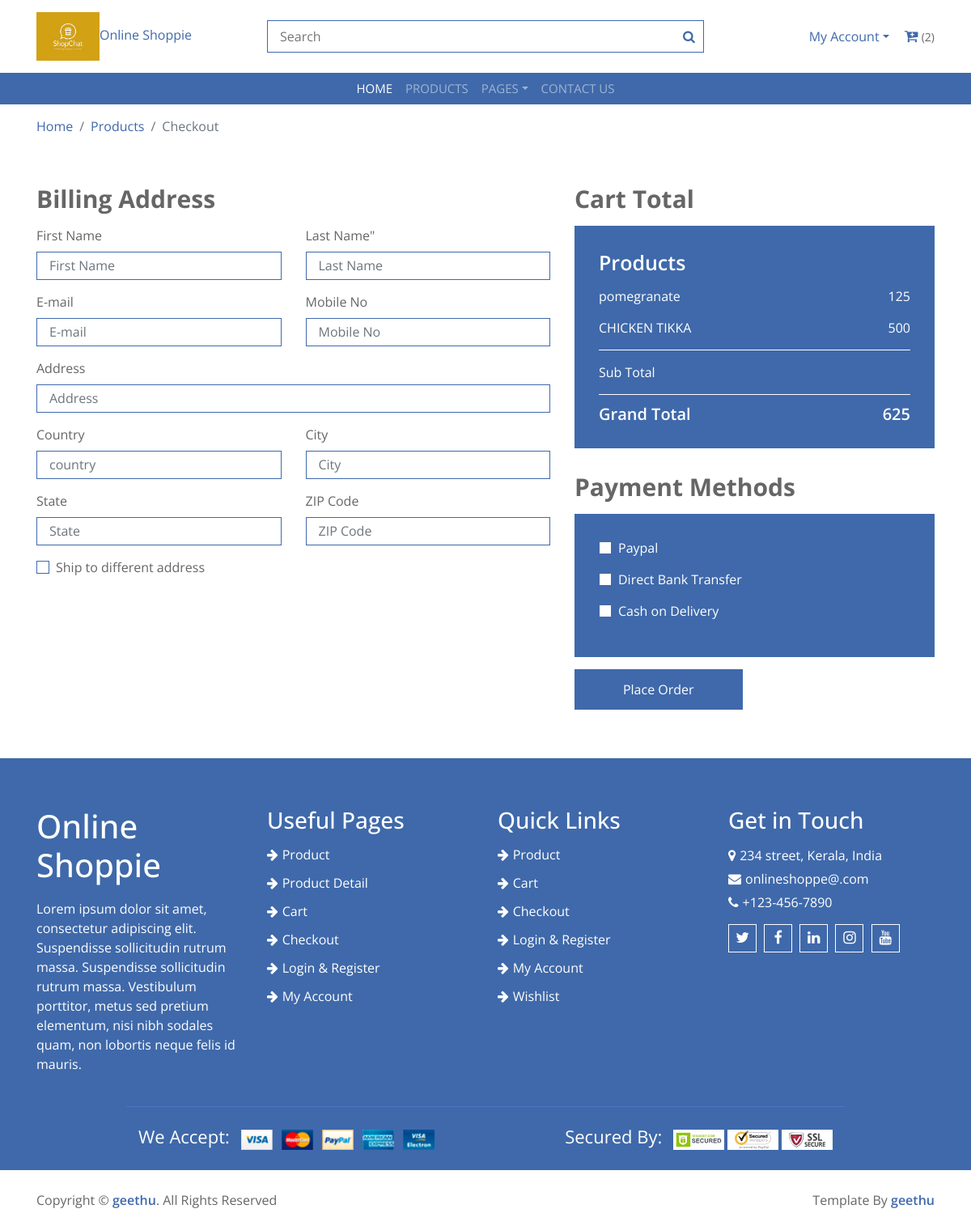
The page /cart_app/checkout/ (signed in) on the database its author committed.
### cart_app/models.py (models this page shows, shortened)
class CartItem(models.Model):
    user = models.ForeignKey(User, on_delete=models.CASCADE)
    product = models.ForeignKey(Product, on_delete=models.CASCADE)
    quantity = models.PositiveIntegerField(default=1)

### home_app/models.py (models this page shows, shortened)
class Product(models.Model):
    category=models.ForeignKey(Category,on_delete=models.CASCADE,default=True,null=False)
    name=models.CharField(max_length=250,unique=True)
    slug=models.SlugField(max_length=250,unique=True)
    img=models.ImageField(upload_to='products')
    desc=models.TextField()
    stock=models.IntegerField()
    available=models.BooleanField()
    price=models.IntegerField()
    class Meta:
        ordering=('-name',)

### cart_app/views.py (the view)
# urls.py: path('checkout/', views.checkout, name='checkout'),
def checkout(request):
    cart_items = CartItem.objects.filter(user=request.user)
    total_price = sum(item.product.price * item.quantity for item in cart_items)
    total_items = sum(item.quantity for item in cart_items)
    return render(request,'checkout.html',{'total_items':total_items,'total_price':total_price,'cart_items':cart_items})

### templates/checkout.html (shortened to what this page needs)
{% load static %}
<!DOCTYPE html>
<html lang="en">
<head>
    <link href="https://stackpath.bootstrapcdn.com/bootstrap/4.4.1/css/bootstrap.min.css" rel="stylesheet">
    <link href="https://stackpath.bootstrapcdn.com/font-awesome/4.7.0/css/font-awesome.min.css" rel="stylesheet">
    <link href="{% static 'lib/slick/slick.css' %}" rel="stylesheet">
    <link href="{% static 'lib/slick/slick-theme.css' %}" rel="stylesheet">
    <link href="{% static 'css/style.css' %}" rel="stylesheet">
</head>
<body>
<div class="top-header">
    <div class="container">
        <div class="row align-items-center">
            <div class="col-md-3">
                <div class="logo">
                    <a href="" class="text-center">
                        <img src="{% static 'img/logo.jpg' %}" alt="Logo">Online Shoppie
                    </a>
                </div>
            </div>
            <div class="col-md-6">
                <div class="search">
                    <input type="text" placeholder="Search">
                    <button><i class="fa fa-search"></i></button>
                </div>
            </div>
            <div class="col-md-3">
                <div class="user">
                    <div class="dropdown">
                        <a href="myaccount" class="dropdown-toggle" data-toggle="dropdown">My Account</a>
                    </div>
                    <div class="cart">
                        <i class="fa fa-cart-plus"></i>
                        <span>({{ total_items }})</span>
                    </div>
                </div>
            </div>
        </div>
    </div>
</div>
<div class="header">
    <div class="container">
        <nav class="navbar navbar-expand-md bg-dark navbar-dark">
            <div class="collapse navbar-collapse justify-content-between" id="navbarCollapse">
                <div class="navbar-nav m-auto">
                    <a href="{% url 'home' %}" class="nav-item nav-link active">Home</a>
                    <a href="{% url 'showall_product' %}" class="nav-item nav-link">Products</a>
                    <div class="nav-item dropdown">
                        <a href="#" class="nav-link dropdown-toggle" data-toggle="dropdown">Pages</a>
                    </div>
                    <a href="{% url 'contact' %}" class="nav-item nav-link">Contact Us</a>
                </div>
            </div>
        </nav>
    </div>
</div>
<div class="breadcrumb-wrap">
    <div class="container">
        <ul class="breadcrumb">
            <li class="breadcrumb-item"><a href="#">Home</a></li>
            <li class="breadcrumb-item"><a href="#">Products</a></li>
            <li class="breadcrumb-item active">Checkout</li>
        </ul>
    </div>
</div>
<div class="checkout">
    <div class="container">
        <div class="row">
            <div class="col-md-7">
                <div class="billing-address">
                    <h2>Billing Address</h2>
                    <div class="row">
                        <div class="col-md-6">
                            <label>First Name</label>
                            <input class="form-control" type="text" placeholder="First Name">
                        </div>
                        <div class="col-md-6">
                            <label>Last Name"</label>
                            <input class="form-control" type="text" placeholder="Last Name">
                        </div>
                        <div class="col-md-6">
                            <label>E-mail</label>
                            <input class="form-control" type="text" placeholder="E-mail">
                        </div>
                        <div class="col-md-6">
                            <label>Mobile No</label>
                            <input class="form-control" type="text" placeholder="Mobile No">
                        </div>
                        <div class="col-md-12">
                            <label>Address</label>
                            <input class="form-control" type="text" placeholder="Address">
                        </div>
                        <div class="col-md-6">
                            <label>Country</label>
                            <input class="form-control" type="text" placeholder="country">
                        </div>
                        <div class="col-md-6">
                            <label>City</label>
                            <input class="form-control" type="text" placeholder="City">
                        </div>
                        <div class="col-md-6">
                            <label>State</label>
                            <input class="form-control" type="text" placeholder="State">
                        </div>
                        <div class="col-md-6">
                            <label>ZIP Code</label>
                            <input class="form-control" type="text" placeholder="ZIP Code">
                        </div>
                        <div class="col-md-12">
                            <div class="custom-control custom-checkbox">
                                <label class="custom-control-label" for="shipto">Ship to different address</label>
                            </div>
                        </div>
                    </div>
                </div>
            </div>
            <div class="col-md-5">
                <div class="checkout-summary">
                    <h2>Cart Total</h2>
                    <div class="checkout-content">
                        <h3>Products</h3>
                        {% for item in cart_items %}
                        <p>{{item.product.name}}<span>{{item.product.price}}</span></p>
                        {% endfor %}
                        <p class="sub-total">Sub Total</p>
                        <h4>Grand Total<span>{{ total_price }}</span></h4>
                    </div>
                </div>
                <div class="checkout-payment">
                    <h2>Payment Methods</h2>
                    <div class="payment-methods">
                        <div class="payment-method">
                            <div class="custom-control custom-radio">
                                <label class="custom-control-label" for="payment-1">Paypal</label>
                            </div>
                        </div>
                        <div class="payment-method">
                            <div class="custom-control custom-radio">
                                <label class="custom-control-label" for="payment-4">Direct Bank Transfer</label>
                            </div>
                        </div>
                        <div class="payment-method">
                            <div class="custom-control custom-radio">
                                <label class="custom-control-label" for="payment-5">Cash on Delivery</label>
                            </div>
                        </div>
                    </div>
                    <div class="checkout-btn">
                        <button>Place Order</button>
                    </div>
                </div>
            </div>
        </div>
    </div>
</div>
<div class="footer">
    <div class="container-fluid">
        <div class="row">
            <div class="col-lg-3 col-md-6">
                <div class="footer-widget">
                    <h1>Online Shoppie</h1>
                    <p>
                        Lorem ipsum dolor sit amet, consectetur adipiscing elit. Suspendisse sollicitudin rutrum
                        massa. Suspendisse sollicitudin rutrum massa. Vestibulum porttitor, metus sed pretium
                        elementum, nisi nibh sodales quam, non lobortis neque felis id mauris.
                    </p>
                </div>
            </div>
            <div class="col-lg-3 col-md-6">
                <div class="footer-widget">
                    <h3 class="title">Useful Pages</h3>
                    <ul>
                        <li><a href="product.html">Product</a></li>
                        <li><a href="product-detail.html">Product Detail</a></li>
                        <li><a href="cart.html">Cart</a></li>
                        <li><a href="checkout.html">Checkout</a></li>
                        <li><a href="login.html">Login & Register</a></li>
                        <li><a href="my-account.html">My Account</a></li>
                    </ul>
                </div>
            </div>
            <div class="col-lg-3 col-md-6">
                <div class="footer-widget">
                    <h3 class="title">Quick Links</h3>
                    <ul>
                        <li><a href="product.html">Product</a></li>
                        <li><a href="cart.html">Cart</a></li>
                        <li><a href="checkout.html">Checkout</a></li>
                        <li><a href="login.html">Login & Register</a></li>
                        <li><a href="my-account.html">My Account</a></li>
                        <li><a href="wishlist.html">Wishlist</a></li>
                    </ul>
                </div>
            </div>
            <div class="col-lg-3 col-md-6">
                <div class="footer-widget">
                    <h3 class="title">Get in Touch</h3>
                    <div class="contact-info">
                        <p><i class="fa fa-map-marker"></i>234 street, Kerala, India</p>
                        <p><i class="fa fa-envelope"></i>onlineshoppe@.com</p>
                        <p><i class="fa fa-phone"></i>+123-456-7890</p>
                        <div class="social">
                            <a href=""><i class="fa fa-twitter"></i></a>
                            <a href=""><i class="fa fa-facebook"></i></a>
                            <a href=""><i class="fa fa-linkedin"></i></a>
                            <a href=""><i class="fa fa-instagram"></i></a>
                            <a href=""><i class="fa fa-youtube"></i></a>
                        </div>
                    </div>
                </div>
            </div>
        </div>
        <div class="row payment">
            <div class="col-md-6">
                <div class="payment-method">
                    <p>We Accept:</p>
                    <img src="{% static 'img/payment-method.png' %}" alt="Payment Method"/>
                </div>
            </div>
            <div class="col-md-6">
                <div class="payment-security">
                    <p>Secured By:</p>
                    <img src="{% static 'img/godaddy.svg' %}" alt="Payment Security"/>
                    <img src="{% static 'img/norton.svg' %}" alt="Payment Security"/>
                    <img src="{% static 'img/ssl.svg' %}" alt="Payment Security"/>
                </div>
            </div>
        </div>
    </div>
</div>
<div class="footer-bottom">
    <div class="container">
        <div class="row">
            <div class="col-md-6 copyright">
                <p>Copyright &copy; <a href="">geethu</a>. All Rights Reserved</p>
            </div>
            <div class="col-md-6 template-by">
                <p>Template By <a href="">geethu</a></p>
            </div>
        </div>
    </div>
</div>
</body>
</html>

### rows shown on the page
CartItem: product.name "pomegranate", product.price "125"
CartItem: product.name "CHICKEN TIKKA", product.price "500"

### other values the page prints
{{ total_items }} "2"
{{ total_price }} "625"
